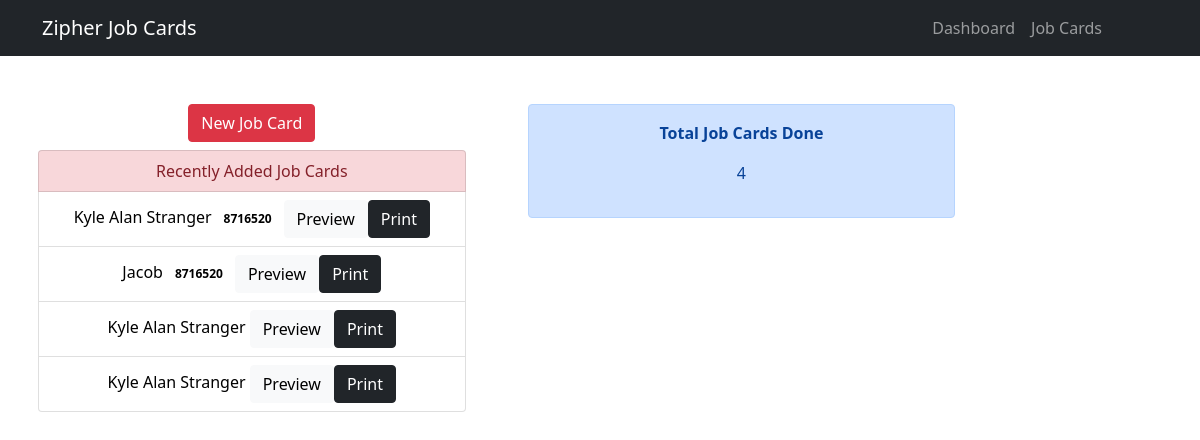
The page / on the database its author committed.
### main/models.py (models this page shows)
class jobCardsClass(models.Model):
    customerName = models.CharField("Customer Name",max_length=50 , blank=False)
    addressStreetNo = models.CharField(max_length=50 , blank=False)
    addressStreet = models.CharField(max_length=50 , blank=False)
    addressSuburb = models.CharField(max_length=50, blank=True )
    addressCity = models.CharField(max_length=50, blank=True )
    contact = models.CharField(max_length=50, blank=False )
    mail = models.CharField(max_length=50, blank=True )
    CellNo = models.CharField(max_length=50, blank=True )
    jobNumber = models.CharField(max_length=50, blank=True )
    dateRecieved = models.DateTimeField(auto_now=False, auto_now_add=False)
    dateToBeCompleted = models.DateTimeField(auto_now=False, auto_now_add=False)
    instructionBy = models.CharField(max_length=50, blank=True )
    jobDoneBy = models.CharField(max_length=50, blank=True )
    timeStarted = models.TimeField(auto_now=False, auto_now_add=False)
    timeCompleted = models.TimeField(auto_now=False, auto_now_add=False)
    Instructions = models.TextField(max_length=255)
    matDescription1 =models.CharField(max_length=50, blank=True )
    matDescription2 = models.CharField(max_length=50, blank=True)
    matDescription3 = models.CharField(max_length=50, blank=True)
    matDescription4 = models.CharField(max_length=50, blank=True)
    matDescription5 = models.CharField(max_length=50, blank=True)
    matDescription6 = models.CharField(max_length=50, blank=True)
    matQuantity1 =models.CharField(max_length=50, blank=True )
    matQuantity2 = models.CharField(max_length=50, blank=True)
    matQuantity3 = models.CharField(max_length=50, blank=True)
    matQuantity4 = models.CharField(max_length=50, blank=True)
    matQuantity5 = models.CharField(max_length=50, blank=True)
    matQuantity6 = models.CharField(max_length=50, blank=True)
    matUnitPrice1 =models.CharField(max_length=50, blank=True )
    matUnitPrice2 = models.CharField(max_length=50, blank=True)
    matUnitPrice3 = models.CharField(max_length=50, blank=True)
    matUnitPrice4 = models.CharField(max_length=50, blank=True)
    matUnitPrice5 = models.CharField(max_length=50, blank=True)
    matUnitPrice6 = models.CharField(max_length=50, blank=True)
    matTotal1 =models.CharField(max_length=50, blank=True )
    matTotal2 =models.CharField(max_length=50, blank=True )
    matTotal3 = models.CharField(max_length=50, blank=True)
    matTotal4 = models.CharField(max_length=50, blank=True)
    matTotal5 = models.CharField(max_length=50, blank=True)
    matTotal6 = models.CharField(max_length=50, blank=True)
    labDescription1 =models.CharField(max_length=50, blank=True )
    labDescription2 =models.CharField(max_length=50, blank=True )
    labDescription3 =models.CharField(max_length=50, blank=True )
    labDescription4 =models.CharField(max_length=50, blank=True )
    labDescription5 =models.CharField(max_length=50, blank=True )
    labDescription6 =models.CharField(max_length=50, blank=True )
    labQuantity1 =models.CharField(max_length=50, blank=True )
    labQuantity2 =models.CharField(max_length=50, blank=True )
    labQuantity3 =models.CharField(max_length=50, blank=True )
    labQuantity4 =models.CharField(max_length=50, blank=True )
    labQuantity5 =models.CharField(max_length=50, blank=True )
    labQuantity6 =models.CharField(max_length=50, blank=True )
    labUnitPrice1 =models.CharField(max_length=50, blank=True )
    labUnitPrice2 =models.CharField(max_length=50, blank=True )
    labUnitPrice3 =models.CharField(max_length=50, blank=True )
    labUnitPrice4 =models.CharField(max_length=50, blank=True )
    labUnitPrice5 =models.CharField(max_length=50, blank=True )
    labUnitPrice6 =models.CharField(max_length=50, blank=True )
    labTotal1 =models.CharField(max_length=50, blank=True )
    labTotal2 =models.CharField(max_length=50, blank=True )
    labTotal3 =models.CharField(max_length=50, blank=True )
    labTotal4 =models.CharField(max_length=50, blank=True )
    labTotal5 =models.CharField(max_length=50, blank=True )
    labTotal6 =models.CharField(max_length=50, blank=True )
    matTotalExVat = models.CharField(max_length=50, blank=True)
    matVat = models.CharField(max_length=50, blank=True)
    matTotalDue = models.CharField(max_length=50, blank=True)
    labTotalExVat = models.CharField(max_length=50, blank=True )
    labVat = models.CharField(max_length=50, blank=True )
    labTotalDue = models.CharField(max_length=50, blank=True )
    totalCostOfJob = models.CharField(max_length=50, blank=True)

### main/views.py (the view)
# urls.py: 2. Add a URL to urlpatterns:  path('', views.home, name='home')
def home(request ):
    cards = jobCardsClass.objects.all().order_by('dateRecieved')
    counter = jobCardsClass.objects.all().count()
    content = {'cards':cards , 'counter':counter}
    return  render(request, 'main/home.html', content)

### main/templates/main/home.html
{% extends "main/base.html"%}
{% block content %}
<div style="text-align: center">
    <div class="row mb-3">
        <div style="padding-left: 50px; width: 40%">
            <div class="col" >
                <div class="row mb-2" style="text-align: center">
                    <div class="col">
                        <a class="btn btn-danger" href="{% url 'jobCard' %}">New Job Card</a>
                    </div>
                </div>
                <ul class="list-group">
                    <a class="list-group-item list-group-item-danger">Recently Added Job Cards</a>
                    {% for x in cards %}
                          <li class="list-group-item" style="color: black" >{{ x.customerName }} <span class="badge" style="color: black">{{ x.jobNumber }}</span> <a href="{% url 'viewJobCard' x.id %}" class="btn btn-light" >Preview</a><a href="{% url 'printJobCard' x.id %}" class="btn btn-dark" >Print</a></li>
                    {% endfor %}
                </ul>
            </div>
        </div>
        <div style="padding-left: 50px; width: 40%">
            <div class="col" >
                <div class="alert alert-primary" role="alert">
                  <p><b>Total Job Cards Done</b></p>
                    <p>{{ counter }}</p>
                </div>
            </div>
        </div>
    </div>
</div>
{% endblock %}

### main/templates/main/base.html (shortened to what this page needs)
{% block title %}
<head>
</head>
{% endblock %}
<link href="https://cdn.jsdelivr.net/npm/bootstrap@5.1.3/dist/css/bootstrap.min.css" rel="stylesheet">
<nav class="navbar navbar-expand-sm navbar-dark bg-dark" >
  <div class="container">
  <a class="navbar-brand" href="{% url 'home' %}">Zipher Job Cards</a>
  <ul class="navbar-nav">
    <li class="nav-item">
      <a class="nav-link " href="{% url 'home' %}">Dashboard</a>
    </li>
    <li class="nav-item">
      <a class="nav-link " href="{% url 'jobCard' %}">Job Cards </a>
    </li>
    <li class="nav-item">
      <a class="nav-link ">        </a>
    </li>
    <li class="nav-item">
      <a class="nav-link ">        </a>
    </li>
    <li class="nav-item">
      <a class="nav-link ">        </a>
    </li>
  </ul>
</div>
</nav>
{% block content %}
{% endblock %}

### rows shown on the page
jobCardsClass: customerName "Kyle Alan Stranger", jobNumber "8716520"
jobCardsClass: customerName "Jacob", jobNumber "8716520"
jobCardsClass: customerName "Kyle Alan Stranger"
jobCardsClass: customerName "Kyle Alan Stranger"

### other values the page prints
{{ counter }} "4"
